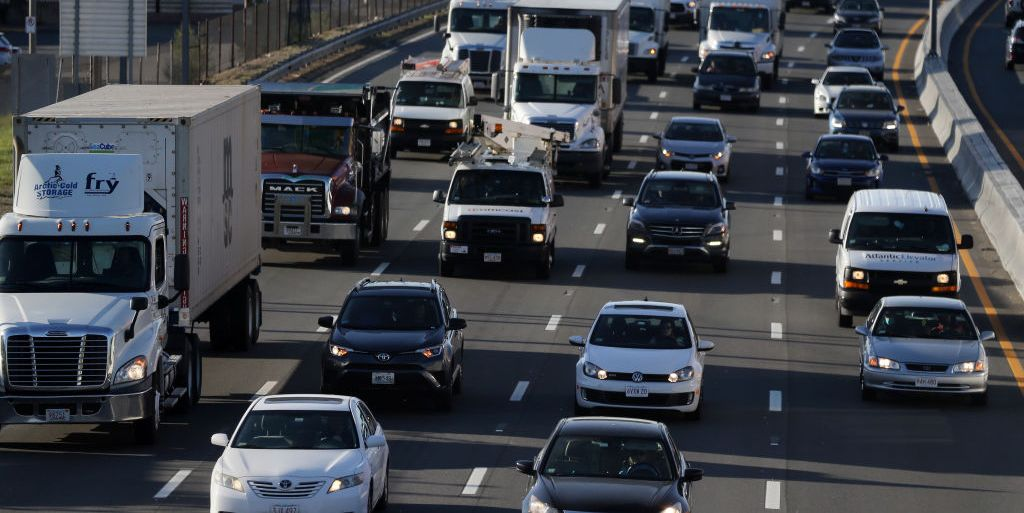
#> input picture OpenCV/cars.jpg, 1024 x 513 px
$ python cars.py
#> lines starting #> are read from the running program, lines starting #| are printed output that depends on the picture; after the words box and inside, x2 and y2 are one past the last pixel; in counts of white or black regions, pixels touching at a corner belong together
import cv2
img = cv2.imread('cars.jpg')                    # 讀取街道影像
#> img is the input picture: shape (513, 1024, 3); mean B, G, R 73.4, 66.7, 63.1
gray = cv2.cvtColor(img, cv2.COLOR_BGR2GRAY)    # 轉換成黑白影像
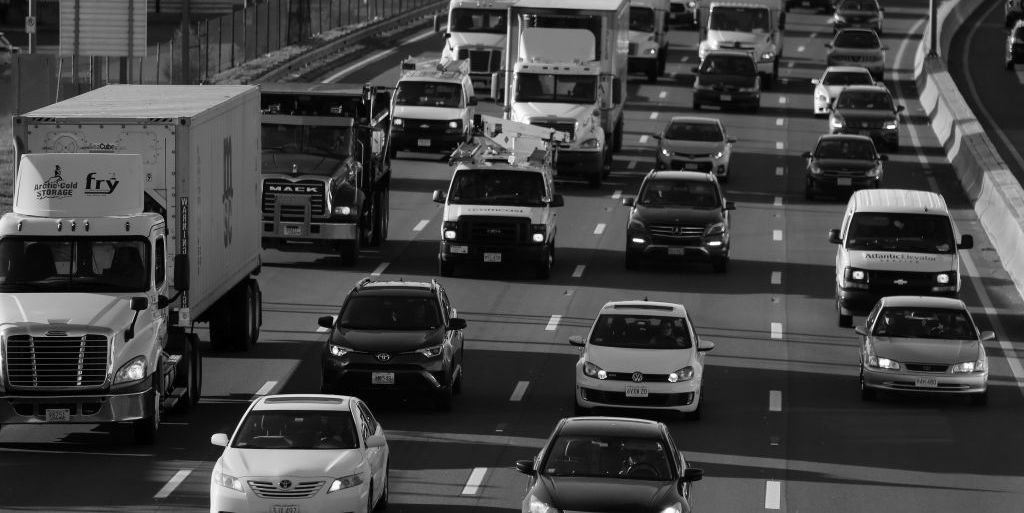
#> gray: shape (513, 1024); min 0, max 255, mean 66.4

car = cv2.CascadeClassifier("cars.xml")    # 讀取汽車模型
gray = cv2.medianBlur(gray, 5)                  # 模糊化去除雜訊
cars = car.detectMultiScale(gray, 1.1, 3)       # 偵測汽車
#> cars = [[703, 218, 24, 24], [879, 0, 27, 27], [973, 327, 42, 42], [776, 6, 44, 44], [71, 117, 52, 52], [655, 54, 47, 47], [779, 56, 48, 48], [658, 88, 75, 75], [364, 68, 118, 118], [575, 247, 135, 135], [829, 149, 148, 148]]
cars_num = 0
for (x, y, w, h) in cars:
    cars_num += 1
    cv2.rectangle(img, (x, y), (x+w, y+h), (0, 255, 0), 2)   # 繪製外框
#> this loop made 11 passes
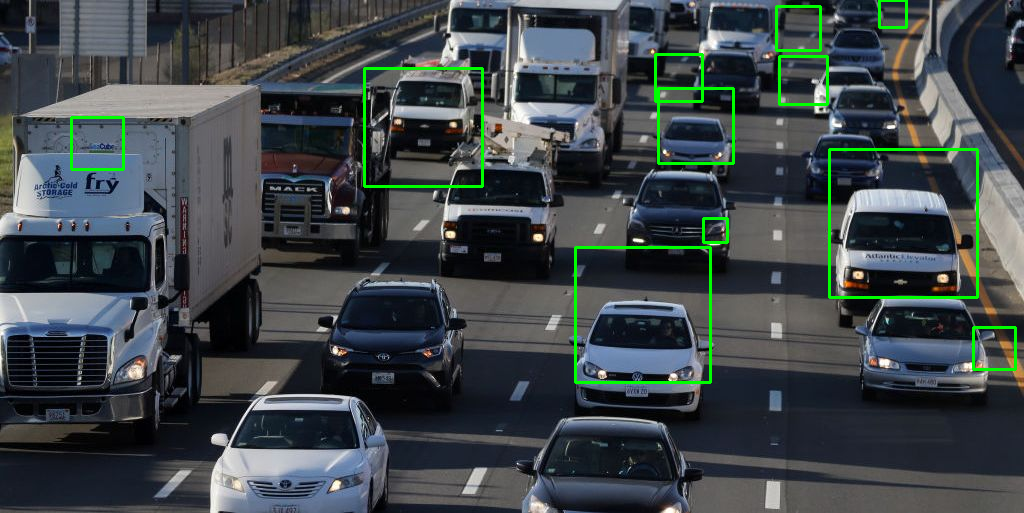
#> img: shape (513, 1024, 3); 1.72% of pixels changed, all inside (x1, y1, x2, y2) = (70, 0, 1017, 384)
#> after the loop, cars_num = 11

print(cars_num)
#| 11
cv2.imshow('cars', img)
cv2.waitKey(0) # 按下任意鍵停止
cv2.destroyAllWindows()

$ run again, with OpenCV/Blackpink.jpg copied over OpenCV/cars.jpg
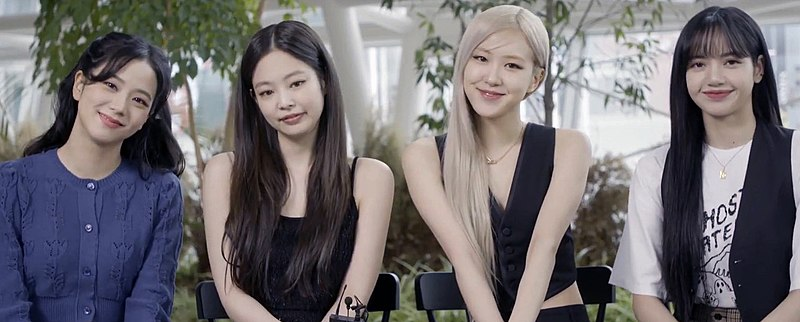
#> input picture OpenCV/Blackpink.jpg, 800 x 322 px
#> img is the input picture: shape (322, 800, 3); mean B, G, R 111.4, 107.8, 111.9
#> `gray = cv2.cvtColor(img, cv2.COLOR_BGR2GRAY)`:
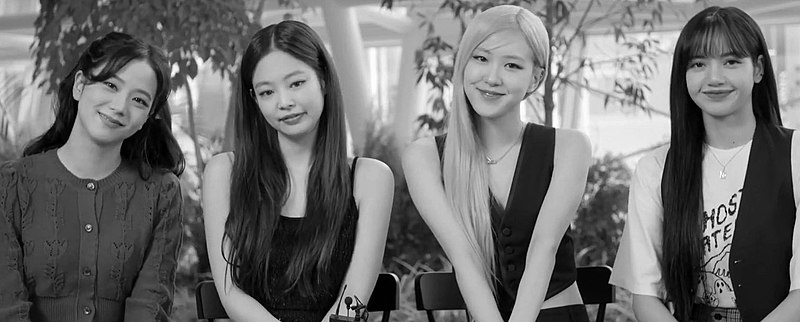
#> gray: shape (322, 800); min 0, max 255, mean 109.4
#> cars = [[500, 50, 29, 29]]
#> the loop `for (x, y, w, h) in cars:` made 1 pass
#> (x, y, w, h, cars_num) on pass 1: (500, 50, 29, 29, 1)
#> after the loop `for (x, y, w, h) in cars:`:
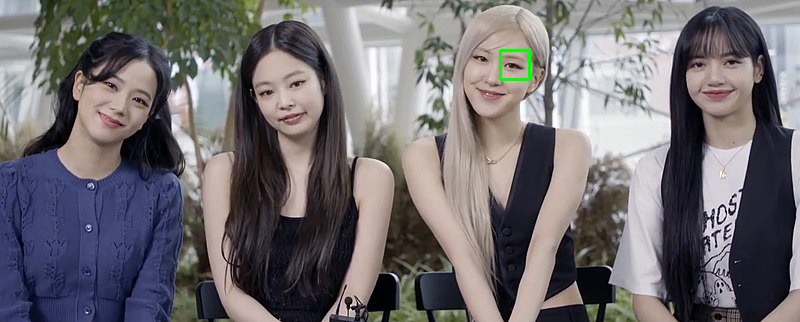
#> img: shape (322, 800, 3); 0.13% of pixels changed, all inside (x1, y1, x2, y2) = (499, 49, 531, 81)
#> after the loop `for (x, y, w, h) in cars:`: cars_num = 1
#| 1

$ run again, with OpenCV/Jennie1.jpg copied over OpenCV/cars.jpg
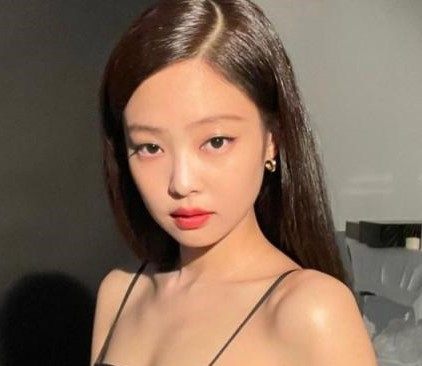
#> input picture OpenCV/Jennie1.jpg, 422 x 366 px
#> img is the input picture: shape (366, 422, 3); mean B, G, R 88.5, 105.9, 129.2
#> `gray = cv2.cvtColor(img, cv2.COLOR_BGR2GRAY)`:
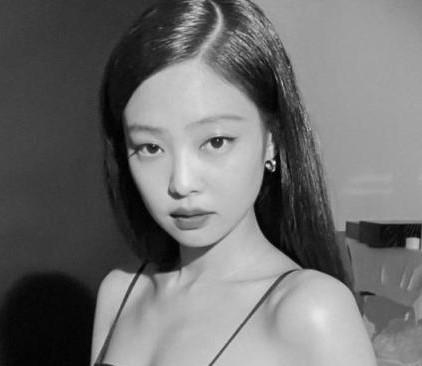
#> gray: shape (366, 422); min 0, max 246, mean 110.9
#> cars = ()
#> after the loop `for (x, y, w, h) in cars:`: cars_num = 0
#| 0

$ run again, with OpenCV/Jennie2.jpg copied over OpenCV/cars.jpg
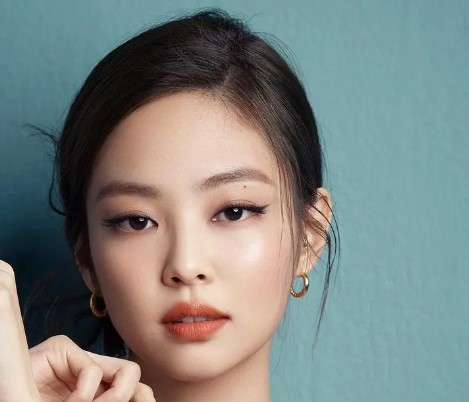
#> input picture OpenCV/Jennie2.jpg, 469 x 402 px
#> img is the input picture: shape (402, 469, 3); mean B, G, R 128.3, 131.5, 124.5
#> `gray = cv2.cvtColor(img, cv2.COLOR_BGR2GRAY)`:
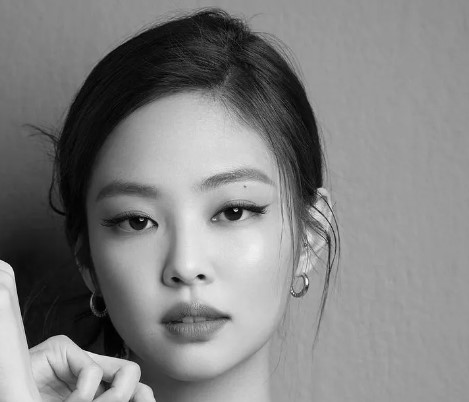
#> gray: shape (402, 469); min 0, max 253, mean 129
#> cars = [[188, 154, 94, 94]]
#> the loop `for (x, y, w, h) in cars:` made 1 pass
#> (x, y, w, h, cars_num) on pass 1: (188, 154, 94, 94, 1)
#> after the loop `for (x, y, w, h) in cars:`:
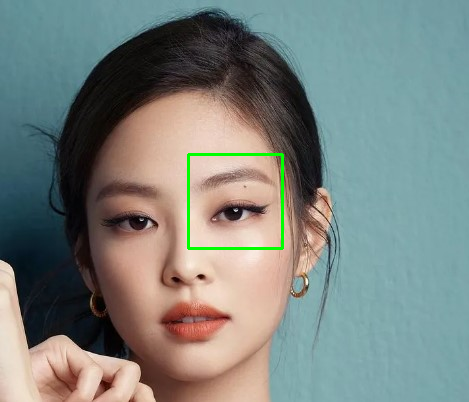
#> img: shape (402, 469, 3); 0.6% of pixels changed, all inside (x1, y1, x2, y2) = (187, 153, 284, 250)
#> after the loop `for (x, y, w, h) in cars:`: cars_num = 1
#| 1
